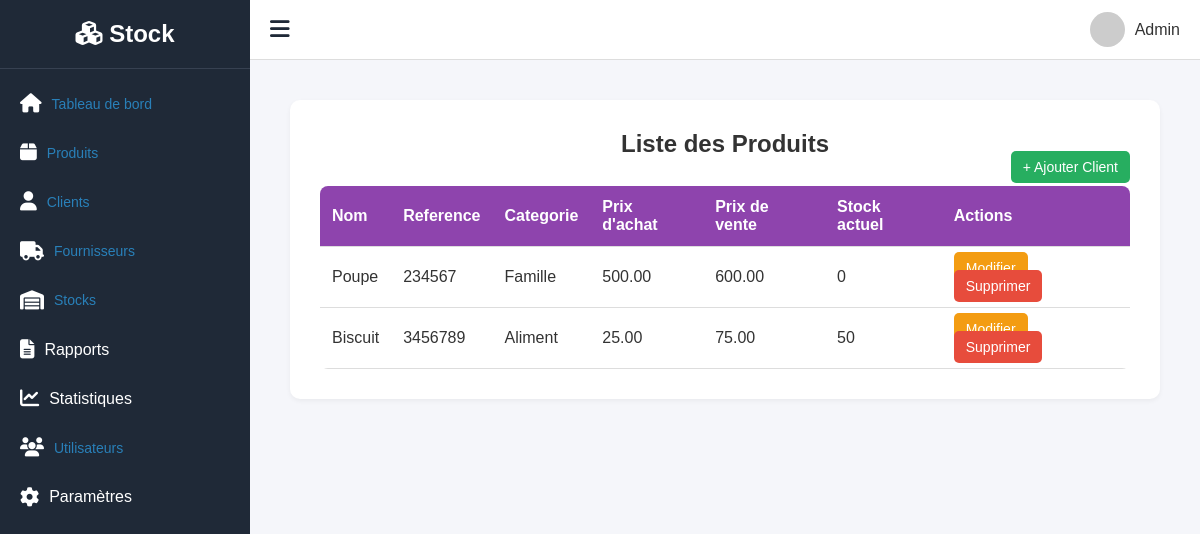
Before: /produits/liste_produits/ with the older database file.
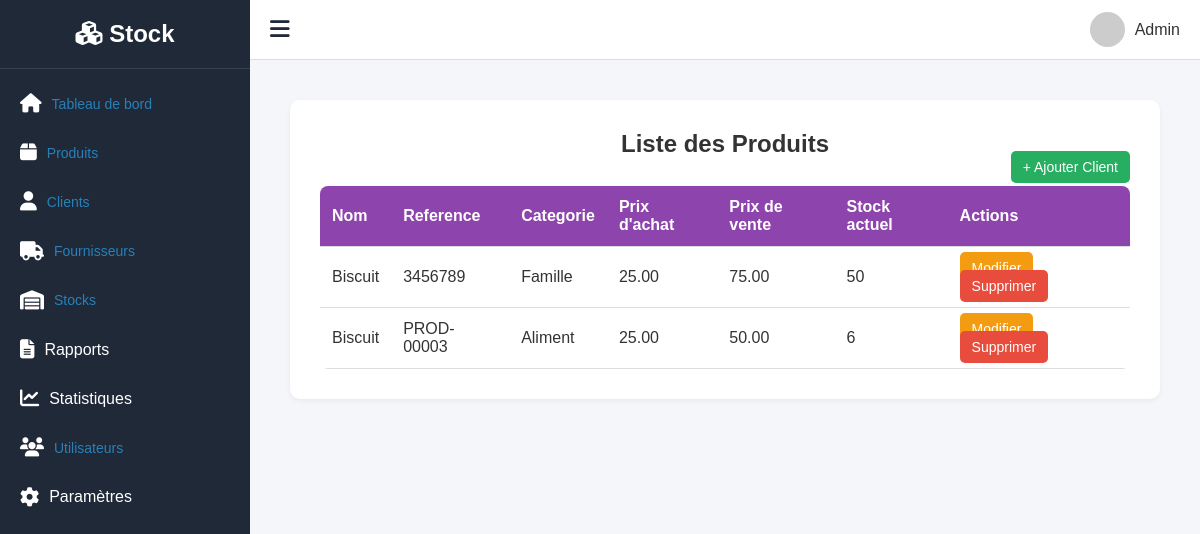
After: the same page with the newer database file.
### produit/models.py (models this page shows, shortened)
class Produit(models.Model):
    nom = models.CharField(max_length=150)
    reference = models.CharField(max_length=100, unique=True)
    categorie = models.ForeignKey(Categorie, on_delete=models.SET_NULL, null=True, related_name="produits")
    prix_achat = models.DecimalField(max_digits=10, decimal_places=2)
    prix_vente = models.DecimalField(max_digits=10, decimal_places=2)
    code_barre_image = models.ImageField(upload_to='barcodes/', blank=True)
    seuil_min = models.PositiveIntegerField(default=0)
    seuil_max = models.PositiveIntegerField(default=100)
    stock_actuel = models.PositiveIntegerField(default=0)

class Categorie(models.Model):
    nom = models.CharField(max_length=100)
    description = models.TextField(blank=True, null=True)
    def __str__(self):
        return self.nom

### produit/views.py (the view)
# urls.py: path('liste_produits/', views.liste_produits, name='liste_produits'),
def liste_produits(request):
    produits = Produit.objects.select_related('categorie').all()
    return render(request, 'produits/liste_produits.html', {'produits': produits})

### templates/produits/liste_produits.html
{% extends 'gesstock/base.html' %}
{% block content %}
  <div class="container">
    <h2>Liste des Produits</h2>
    <div class="top-buttons">
      <a href="{% url 'ajouter_produit' %}" class="btn btn-add">+ Ajouter Client</a>
    </div>
    <table class="table">
      <tr>
        <th>Nom</th>
        <th>Reference</th>
        <th>Categorie</th>
        <th>Prix d'achat</th>
        <th>Prix de vente</th>
        <th>Stock actuel</th>
        <th>Actions</th>
      </tr>
      {% for produit in produits %}
        <tr>
          <td>{{ produit.nom }}</td>
          <td>{{ produit.reference }}</td>
          <td>{{ produit.categorie }}</td>
          <td>{{ produit.prix_achat }}</td>
          <td>{{ produit.prix_vente }}</td>
          <td>{{ produit.stock_actuel }}</td>
          <td>
            <a class="btn btn-edit" href="{% url 'modifier_produit' produit.id %}">Modifier</a>
            <a class="btn btn-delete" href="{% url 'supprimer_produit' produit.id %}">Supprimer</a>
          </td>
        </tr>
      {% empty %}
        <tr>
          <td colspan="5">Aucun produit trouvé</td>
        </tr>
      {% endfor %}
    </table>
  </div>
{% endblock %}

Changed rows visible on the page:
removed Produit: nom "Poupe", reference "234567", categorie "Famille", prix_achat "500.00", prix_vente "600.00", stock_actuel "0"
changed Produit: categorie "Aliment" → "Famille"
added Produit: nom "Biscuit", reference "PROD-00003", categorie "Aliment", prix_achat "25.00", prix_vente "50.00", stock_actuel "6"
